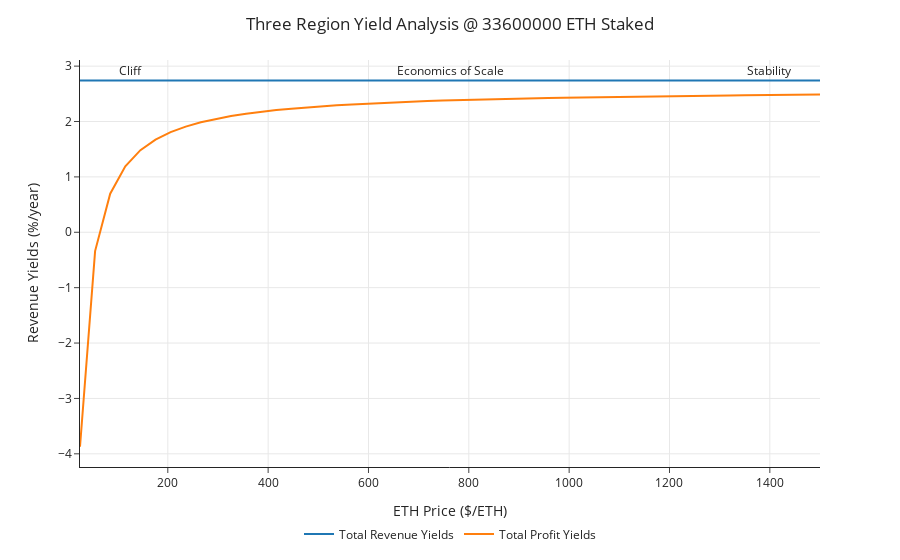

Source (notebook cell):
### Code cell
visualizations.plot_three_region_yield_analysis(df_3.query('subset == 1').copy())

### Figure 1 — Plotly figure (JSON) as saved in the notebook; plotly's stock layout.template omitted (floating-point values rounded to 4 significant figures)
{"data": [{"hovertemplate": "variable=total_revenue_yields_pct<br>eth_price=%{x}<br>value=%{y}<extra></extra>", "legendgroup": "total_revenue_yields_pct", "line": {"color": "#1F77B4", "dash": "solid"}, "mode": "lines", "name": "Total Revenue Yields", "orientation": "v", "showlegend": true, "type": "scatter", "x": [25, 55.1, 85.2, 115.3, 145.4, 175.5, 205.6, 235.7, 265.8, 295.9, 326.0, 356.1, 386.2, 416.3, 446.4, 476.5, 506.6, 536.7, 566.8, 596.9, 627.0, 657.1, 687.2, 717.3, 747.4, 777.6, 807.7, 837.8, 867.9, 898.0, 928.1, 958.2, 988.3, 1018.0, 1048.0, 1079.0, 1109.0, 1139.0, 1169.0, 1199.0, 1229.0, 1259.0, 1289.0, 1319.0, 1349.0, 1380.0, 1410.0, 1440.0, 1470.0, 1500], "xaxis": "x", "y": [2.741, 2.741, 2.741, 2.741, 2.741, 2.741, 2.741, 2.741, 2.741, 2.741, 2.741, 2.741, 2.741, 2.741, 2.741, 2.741, 2.741, 2.741, 2.741, 2.741, 2.741, 2.741, 2.741, 2.741, 2.741, 2.741, 2.741, 2.741, 2.741, 2.741, 2.741, 2.741, 2.741, 2.741, 2.741, 2.741, 2.741, 2.741, 2.741, 2.741, 2.741, 2.741, 2.741, 2.741, 2.741, 2.741, 2.741, 2.741, 2.741, 2.741], "yaxis": "y"}, {"hovertemplate": "variable=total_profit_yields_pct<br>eth_price=%{x}<br>value=%{y}<extra></extra>", "legendgroup": "total_profit_yields_pct", "line": {"color": "#FF7F0E", "dash": "solid"}, "mode": "lines", "name": "Total Profit Yields", "orientation": "v", "showlegend": true, "type": "scatter", "x": [25, 55.1, 85.2, 115.3, 145.4, 175.5, 205.6, 235.7, 265.8, 295.9, 326.0, 356.1, 386.2, 416.3, 446.4, 476.5, 506.6, 536.7, 566.8, 596.9, 627.0, 657.1, 687.2, 717.3, 747.4, 777.6, 807.7, 837.8, 867.9, 898.0, 928.1, 958.2, 988.3, 1018.0, 1048.0, 1079.0, 1109.0, 1139.0, 1169.0, 1199.0, 1229.0, 1259.0, 1289.0, 1319.0, 1349.0, 1380.0, 1410.0, 1440.0, 1470.0, 1500], "xaxis": "x", "y": [-3.87, -0.339, 0.6972, 1.192, 1.483, 1.673, 1.808, 1.908, 1.986, 2.048, 2.098, 2.14, 2.176, 2.206, 2.232, 2.255, 2.275, 2.293, 2.309, 2.323, 2.336, 2.348, 2.359, 2.369, 2.378, 2.386, 2.394, 2.401, 2.408, 2.414, 2.42, 2.425, 2.43, 2.435, 2.44, 2.444, 2.448, 2.452, 2.456, 2.459, 2.463, 2.466, 2.469, 2.472, 2.474, 2.477, 2.479, 2.482, 2.484, 2.486], "yaxis": "y"}], "layout": {"annotations": [{"showarrow": false, "text": "Cliff", "x": 125, "y": 2.741, "yshift": 10}, {"showarrow": false, "text": "Economics of Scale", "x": 762.5, "y": 2.741, "yshift": 10}, {"showarrow": false, "text": "Stability", "x": 1400, "y": 2.741, "yshift": 10}], "autosize": true, "legend": {"title": {"text": ""}, "tracegroupgap": 0}, "margin": {"t": 60}, "title": {"text": "Three Region Yield Analysis @ 33600000 ETH Staked"}, "xaxis": {"anchor": "y", "autorange": true, "domain": [0, 1], "range": [25, 1500], "title": {"text": "ETH Price ($/ETH)"}, "type": "linear"}, "yaxis": {"anchor": "x", "autorange": true, "domain": [0, 1], "range": [-4.238, 3.108], "title": {"text": "Revenue Yields (%/year)"}, "type": "linear"}}}
